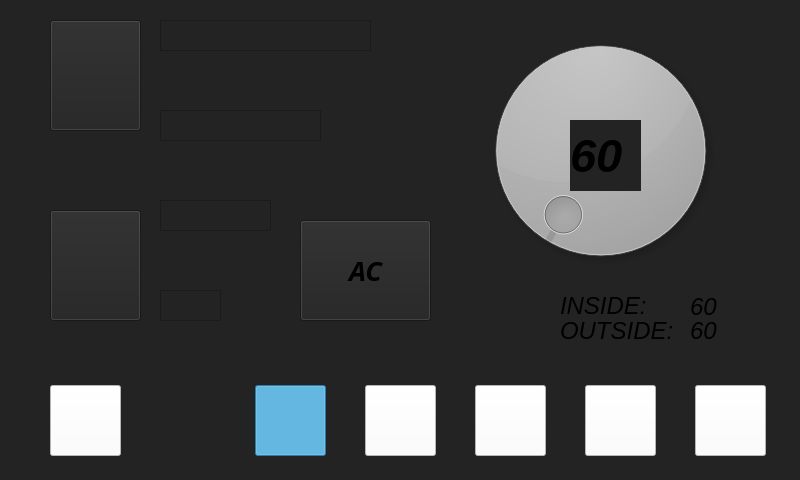
<?xml version="1.0" encoding="UTF-8"?>
<ui version="4.0">
 <class>MainWindow</class>
 <widget class="QMainWindow" name="MainWindow">
  <property name="geometry">
   <rect>
    <x>0</x>
    <y>0</y>
    <width>800</width>
    <height>480</height>
   </rect>
  </property>
  <property name="contextMenuPolicy">
   <enum>Qt::NoContextMenu</enum>
  </property>
  <property name="windowTitle">
   <string>MainWindow</string>
  </property>
  <property name="autoFillBackground">
   <bool>false</bool>
  </property>
  <property name="styleSheet">
   <string notr="true">background-color: rgb(35, 35, 35);</string>
  </property>
  <property name="inputMethodHints">
   <set>Qt::ImhNone</set>
  </property>
  <widget class="QWidget" name="centralwidget">
   <widget class="QPushButton" name="up">
    <property name="geometry">
     <rect>
      <x>50</x>
      <y>20</y>
      <width>91</width>
      <height>111</height>
     </rect>
    </property>
    <property name="autoFillBackground">
     <bool>false</bool>
    </property>
    <property name="styleSheet">
     <string notr="true">background-color: rgb(35, 35, 35);</string>
    </property>
    <property name="text">
     <string/>
    </property>
    <property name="icon">
     <iconset>
      <normaloff>../../home/pi/up.png</normaloff>../../home/pi/up.png</iconset>
    </property>
    <property name="iconSize">
     <size>
      <width>40</width>
      <height>40</height>
     </size>
    </property>
   </widget>
   <widget class="QPushButton" name="down">
    <property name="geometry">
     <rect>
      <x>50</x>
      <y>210</y>
      <width>91</width>
      <height>111</height>
     </rect>
    </property>
    <property name="autoFillBackground">
     <bool>false</bool>
    </property>
    <property name="styleSheet">
     <string notr="true">background-color: rgb(35, 35, 35);</string>
    </property>
    <property name="text">
     <string/>
    </property>
    <property name="icon">
     <iconset>
      <normaloff>../../home/pi/down.png</normaloff>../../home/pi/down.png</iconset>
    </property>
    <property name="iconSize">
     <size>
      <width>40</width>
      <height>40</height>
     </size>
    </property>
   </widget>
   <widget class="QDial" name="temp">
    <property name="geometry">
     <rect>
      <x>460</x>
      <y>20</y>
      <width>281</width>
      <height>261</height>
     </rect>
    </property>
    <property name="cursor">
     <cursorShape>BusyCursor</cursorShape>
    </property>
    <property name="styleSheet">
     <string notr="true"/>
    </property>
    <property name="minimum">
     <number>60</number>
    </property>
    <property name="maximum">
     <number>90</number>
    </property>
    <property name="singleStep">
     <number>1</number>
    </property>
    <property name="pageStep">
     <number>10</number>
    </property>
    <property name="value">
     <number>60</number>
    </property>
    <property name="tracking">
     <bool>false</bool>
    </property>
    <property name="invertedAppearance">
     <bool>false</bool>
    </property>
    <property name="invertedControls">
     <bool>false</bool>
    </property>
   </widget>
   <widget class="QPushButton" name="ac">
    <property name="geometry">
     <rect>
      <x>300</x>
      <y>220</y>
      <width>131</width>
      <height>101</height>
     </rect>
    </property>
    <property name="font">
     <font>
      <family>Montserrat ExtraBold</family>
      <pointsize>20</pointsize>
      <weight>75</weight>
      <italic>true</italic>
      <bold>true</bold>
     </font>
    </property>
    <property name="autoFillBackground">
     <bool>false</bool>
    </property>
    <property name="styleSheet">
     <string notr="true">QPushButton:checked {
	background-color: green
}
QPushButton {
	background-color: rgb(35,35,35)
}</string>
    </property>
    <property name="text">
     <string>AC</string>
    </property>
    <property name="checkable">
     <bool>true</bool>
    </property>
    <property name="checked">
     <bool>false</bool>
    </property>
    <property name="default">
     <bool>false</bool>
    </property>
    <property name="flat">
     <bool>false</bool>
    </property>
   </widget>
   <widget class="QFrame" name="f0">
    <property name="geometry">
     <rect>
      <x>160</x>
      <y>290</y>
      <width>61</width>
      <height>31</height>
     </rect>
    </property>
    <property name="autoFillBackground">
     <bool>false</bool>
    </property>
    <property name="styleSheet">
     <string notr="true"/>
    </property>
    <property name="frameShape">
     <enum>QFrame::StyledPanel</enum>
    </property>
    <property name="frameShadow">
     <enum>QFrame::Raised</enum>
    </property>
   </widget>
   <widget class="QFrame" name="f1">
    <property name="geometry">
     <rect>
      <x>160</x>
      <y>200</y>
      <width>111</width>
      <height>31</height>
     </rect>
    </property>
    <property name="autoFillBackground">
     <bool>false</bool>
    </property>
    <property name="styleSheet">
     <string notr="true"/>
    </property>
    <property name="frameShape">
     <enum>QFrame::StyledPanel</enum>
    </property>
    <property name="frameShadow">
     <enum>QFrame::Raised</enum>
    </property>
   </widget>
   <widget class="QFrame" name="f2">
    <property name="geometry">
     <rect>
      <x>160</x>
      <y>110</y>
      <width>161</width>
      <height>31</height>
     </rect>
    </property>
    <property name="autoFillBackground">
     <bool>false</bool>
    </property>
    <property name="styleSheet">
     <string notr="true"/>
    </property>
    <property name="frameShape">
     <enum>QFrame::StyledPanel</enum>
    </property>
    <property name="frameShadow">
     <enum>QFrame::Raised</enum>
    </property>
   </widget>
   <widget class="QFrame" name="f3">
    <property name="geometry">
     <rect>
      <x>160</x>
      <y>20</y>
      <width>211</width>
      <height>31</height>
     </rect>
    </property>
    <property name="autoFillBackground">
     <bool>false</bool>
    </property>
    <property name="styleSheet">
     <string notr="true"/>
    </property>
    <property name="frameShape">
     <enum>QFrame::StyledPanel</enum>
    </property>
    <property name="frameShadow">
     <enum>QFrame::Raised</enum>
    </property>
   </widget>
   <widget class="QPushButton" name="circ">
    <property name="geometry">
     <rect>
      <x>50</x>
      <y>385</y>
      <width>71</width>
      <height>71</height>
     </rect>
    </property>
    <property name="styleSheet">
     <string notr="true">background-color: rgb(255, 255, 255);</string>
    </property>
    <property name="text">
     <string/>
    </property>
    <property name="icon">
     <iconset>
      <normaloff>../../home/pi/circulation.png</normaloff>../../home/pi/circulation.png</iconset>
    </property>
    <property name="iconSize">
     <size>
      <width>30</width>
      <height>30</height>
     </size>
    </property>
    <property name="checkable">
     <bool>true</bool>
    </property>
    <property name="checked">
     <bool>false</bool>
    </property>
    <property name="flat">
     <bool>false</bool>
    </property>
   </widget>
   <widget class="QPushButton" name="head">
    <property name="geometry">
     <rect>
      <x>255</x>
      <y>385</y>
      <width>71</width>
      <height>71</height>
     </rect>
    </property>
    <property name="autoFillBackground">
     <bool>false</bool>
    </property>
    <property name="styleSheet">
     <string notr="true">QPushButton:checked {
	background-color: rgb(61, 174, 233)
}
QPushButton {
	background-color: white
}</string>
    </property>
    <property name="text">
     <string/>
    </property>
    <property name="icon">
     <iconset>
      <normaloff>../../home/pi/upper.png</normaloff>../../home/pi/upper.png</iconset>
    </property>
    <property name="iconSize">
     <size>
      <width>30</width>
      <height>30</height>
     </size>
    </property>
    <property name="checkable">
     <bool>true</bool>
    </property>
    <property name="checked">
     <bool>true</bool>
    </property>
    <property name="flat">
     <bool>false</bool>
    </property>
    <attribute name="buttonGroup">
     <string notr="true">buttonGroup</string>
    </attribute>
   </widget>
   <widget class="QPushButton" name="def_feet">
    <property name="geometry">
     <rect>
      <x>585</x>
      <y>385</y>
      <width>71</width>
      <height>71</height>
     </rect>
    </property>
    <property name="styleSheet">
     <string notr="true">QPushButton:checked {
	background-color: rgb(61, 174, 233)
}
QPushButton {
	background-color: white
}</string>
    </property>
    <property name="text">
     <string/>
    </property>
    <property name="icon">
     <iconset>
      <normaloff>../../home/pi/feetdef.png</normaloff>../../home/pi/feetdef.png</iconset>
    </property>
    <property name="iconSize">
     <size>
      <width>30</width>
      <height>30</height>
     </size>
    </property>
    <property name="checkable">
     <bool>true</bool>
    </property>
    <property name="checked">
     <bool>false</bool>
    </property>
    <property name="flat">
     <bool>false</bool>
    </property>
    <attribute name="buttonGroup">
     <string notr="true">buttonGroup</string>
    </attribute>
   </widget>
   <widget class="QPushButton" name="feet">
    <property name="geometry">
     <rect>
      <x>365</x>
      <y>385</y>
      <width>71</width>
      <height>71</height>
     </rect>
    </property>
    <property name="styleSheet">
     <string notr="true">QPushButton:checked {
	background-color: rgb(61, 174, 233)
}
QPushButton {
	background-color: white
}</string>
    </property>
    <property name="text">
     <string/>
    </property>
    <property name="icon">
     <iconset>
      <normaloff>../../home/pi/both.png</normaloff>../../home/pi/both.png</iconset>
    </property>
    <property name="iconSize">
     <size>
      <width>30</width>
      <height>30</height>
     </size>
    </property>
    <property name="checkable">
     <bool>true</bool>
    </property>
    <property name="checked">
     <bool>false</bool>
    </property>
    <property name="flat">
     <bool>false</bool>
    </property>
    <attribute name="buttonGroup">
     <string notr="true">buttonGroup</string>
    </attribute>
   </widget>
   <widget class="QPushButton" name="both">
    <property name="geometry">
     <rect>
      <x>475</x>
      <y>385</y>
      <width>71</width>
      <height>71</height>
     </rect>
    </property>
    <property name="styleSheet">
     <string notr="true">QPushButton:checked {
	background-color: rgb(61, 174, 233)
}
QPushButton {
	background-color: white
}</string>
    </property>
    <property name="text">
     <string/>
    </property>
    <property name="icon">
     <iconset>
      <normaloff>../../home/pi/feet.png</normaloff>../../home/pi/feet.png</iconset>
    </property>
    <property name="iconSize">
     <size>
      <width>30</width>
      <height>30</height>
     </size>
    </property>
    <property name="checkable">
     <bool>true</bool>
    </property>
    <property name="checked">
     <bool>false</bool>
    </property>
    <property name="flat">
     <bool>false</bool>
    </property>
    <attribute name="buttonGroup">
     <string notr="true">buttonGroup</string>
    </attribute>
   </widget>
   <widget class="QPushButton" name="deff">
    <property name="geometry">
     <rect>
      <x>695</x>
      <y>385</y>
      <width>71</width>
      <height>71</height>
     </rect>
    </property>
    <property name="styleSheet">
     <string notr="true">QPushButton:checked {
	background-color: rgb(61, 174, 233)
}
QPushButton {
	background-color: white
}</string>
    </property>
    <property name="text">
     <string/>
    </property>
    <property name="icon">
     <iconset>
      <normaloff>../../home/pi/def.png</normaloff>../../home/pi/def.png</iconset>
    </property>
    <property name="iconSize">
     <size>
      <width>30</width>
      <height>30</height>
     </size>
    </property>
    <property name="checkable">
     <bool>true</bool>
    </property>
    <property name="checked">
     <bool>false</bool>
    </property>
    <property name="autoExclusive">
     <bool>false</bool>
    </property>
    <property name="flat">
     <bool>false</bool>
    </property>
    <attribute name="buttonGroup">
     <string notr="true">buttonGroup</string>
    </attribute>
   </widget>
   <widget class="QLabel" name="insideTemp">
    <property name="geometry">
     <rect>
      <x>570</x>
      <y>120</y>
      <width>71</width>
      <height>71</height>
     </rect>
    </property>
    <property name="font">
     <font>
      <pointsize>35</pointsize>
      <weight>75</weight>
      <italic>true</italic>
      <bold>true</bold>
     </font>
    </property>
    <property name="text">
     <string>60</string>
    </property>
   </widget>
   <widget class="QLabel" name="insideTemp_2">
    <property name="geometry">
     <rect>
      <x>690</x>
      <y>296</y>
      <width>41</width>
      <height>21</height>
     </rect>
    </property>
    <property name="font">
     <font>
      <pointsize>18</pointsize>
      <weight>50</weight>
      <italic>true</italic>
      <bold>false</bold>
     </font>
    </property>
    <property name="text">
     <string>60</string>
    </property>
   </widget>
   <widget class="QLabel" name="insideTemp_3">
    <property name="geometry">
     <rect>
      <x>560</x>
      <y>290</y>
      <width>91</width>
      <height>31</height>
     </rect>
    </property>
    <property name="font">
     <font>
      <pointsize>18</pointsize>
      <weight>50</weight>
      <italic>true</italic>
      <bold>false</bold>
     </font>
    </property>
    <property name="text">
     <string>INSIDE:</string>
    </property>
   </widget>
   <widget class="QLabel" name="insideTemp_4">
    <property name="geometry">
     <rect>
      <x>560</x>
      <y>320</y>
      <width>121</width>
      <height>21</height>
     </rect>
    </property>
    <property name="font">
     <font>
      <pointsize>18</pointsize>
      <weight>50</weight>
      <italic>true</italic>
      <bold>false</bold>
     </font>
    </property>
    <property name="text">
     <string>OUTSIDE:</string>
    </property>
   </widget>
   <widget class="QLabel" name="T2">
    <property name="geometry">
     <rect>
      <x>690</x>
      <y>320</y>
      <width>41</width>
      <height>21</height>
     </rect>
    </property>
    <property name="font">
     <font>
      <pointsize>18</pointsize>
      <weight>50</weight>
      <italic>true</italic>
      <bold>false</bold>
     </font>
    </property>
    <property name="text">
     <string>60</string>
    </property>
   </widget>
   <zorder>up</zorder>
   <zorder>down</zorder>
   <zorder>temp</zorder>
   <zorder>ac</zorder>
   <zorder>f3</zorder>
   <zorder>f2</zorder>
   <zorder>f0</zorder>
   <zorder>f1</zorder>
   <zorder>circ</zorder>
   <zorder>head</zorder>
   <zorder>def_feet</zorder>
   <zorder>feet</zorder>
   <zorder>both</zorder>
   <zorder>deff</zorder>
   <zorder>insideTemp</zorder>
   <zorder>insideTemp_2</zorder>
   <zorder>insideTemp_3</zorder>
   <zorder>insideTemp_4</zorder>
   <zorder>T2</zorder>
  </widget>
 </widget>
 <resources/>
 <connections>
  <connection>
   <sender>temp</sender>
   <signal>valueChanged(int)</signal>
   <receiver>insideTemp</receiver>
   <slot>setNum(int)</slot>
   <hints>
    <hint type="sourcelabel">
     <x>360</x>
     <y>115</y>
    </hint>
    <hint type="destinationlabel">
     <x>360</x>
     <y>115</y>
    </hint>
   </hints>
  </connection>
 </connections>
 <buttongroups>
  <buttongroup name="buttonGroup">
   <property name="exclusive">
    <bool>true</bool>
   </property>
  </buttongroup>
 </buttongroups>
</ui>
